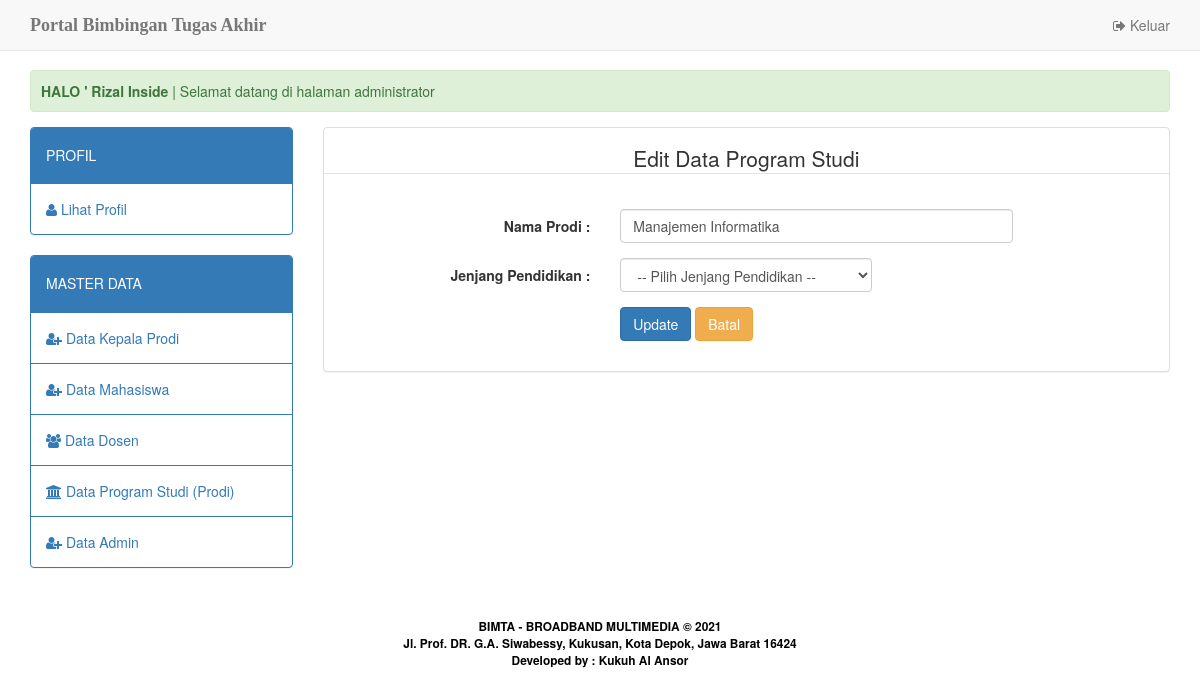
Page /home.php?apps=prodi&act=edit&id=1 (signed in) on the earlier database version.
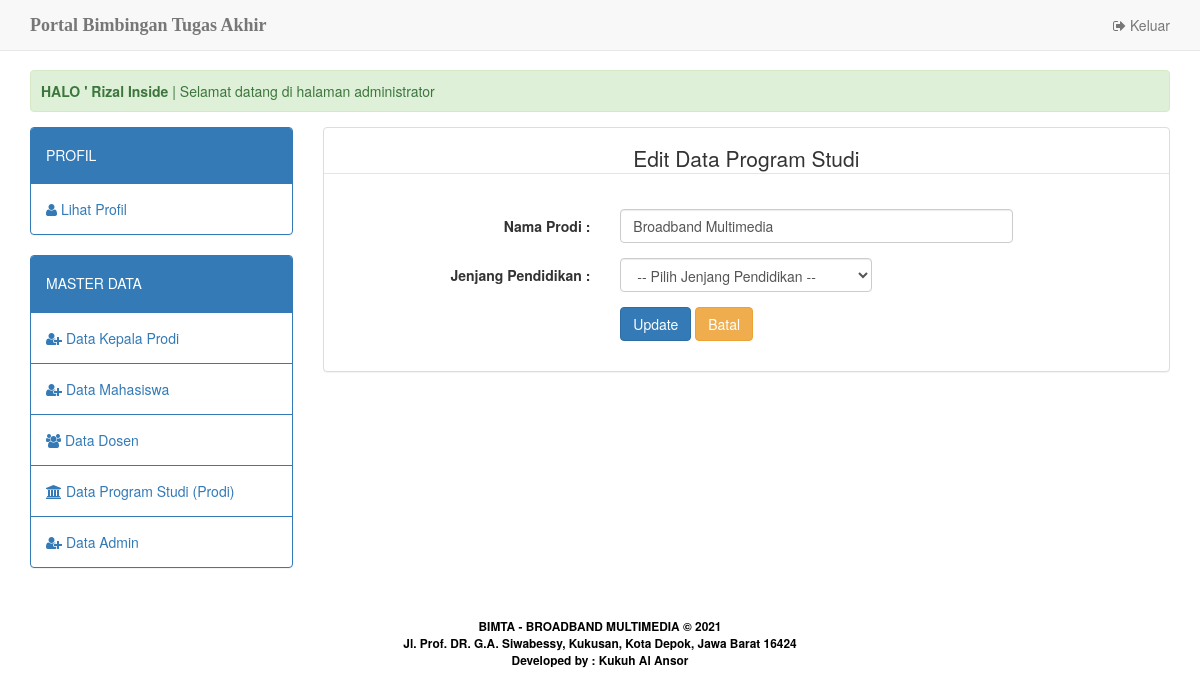
Same page on the later database version.
### tables this page shows
CREATE TABLE `prodi` (
  `id_prodi` int(2) NOT NULL,
  `nama_prodi` varchar(30) NOT NULL,
  `jenjang` varchar(5) NOT NULL
);

### home.php (the view, shortened to what this page needs)
<?php
	include_once 'dbconfig.php';
	$stmt = $db_con->prepare("SELECT * FROM dosen WHERE id_dosen=:uid");
	$stmt->execute(array(":uid"=>$_SESSION['user_session']));
	$row=$stmt->fetch(PDO::FETCH_ASSOC);
	$stmt2 = $db_con->prepare("SELECT * FROM mahasiswa WHERE nim=:uid");
	$stmt2->execute(array(":uid"=>$_SESSION['user_session']));
	$row2=$stmt2->fetch(PDO::FETCH_ASSOC);
	$stmt3 = $db_con->prepare("SELECT * FROM admin_prodi WHERE id_admin=:uid");
	$stmt3->execute(array(":uid"=>$_SESSION['user_session']));
	$row3=$stmt3->fetch(PDO::FETCH_ASSOC);
	$stmt4 = $db_con->prepare("SELECT * FROM kaprodi WHERE id_kaprodi=:uid");
	$stmt4->execute(array(":uid"=>$_SESSION['user_session']));
	$row4=$stmt4->fetch(PDO::FETCH_ASSOC);
?>
<!DOCTYPE html>
<html lang="en">
<head>
  <link href="assets/css/bootstrap.min.css" rel="stylesheet">
  <link href="assets/css/style.css" rel="stylesheet">
  <link href="assets/css/font-awesome.css" rel="stylesheet">
  <link href="assets/css/datatables.min.css" rel="stylesheet">
</head>
<body>
  <nav class="navbar navbar-default navbar-fixed-top">
    <div class="container">
      <div class="navbar-header">
        <a class="navbar-brand" href="./"><b>Portal Bimbingan Tugas Akhir</b><span class="style4"></span></a>
      </div>
      <div id="navbar" class="navbar-collapse collapse">
        <ul class="nav navbar-nav navbar-right">
          <li><a href="logout.php"><span class="fa fa-sign-out"></span> Keluar</a></li>
        </ul>
      </div>
    </div>
  </nav>
  <div class="body-container">
    <div class="container">
      <div class='alert alert-success'>
        <marquee>
          <strong>HALO ' <?php
					if ($_SESSION['user_level']=='dosen') {echo $row['nm_dosen'];}
					elseif ($_SESSION['user_level']=='mahasiswa') {echo $row2['nm_mhs'];}
					elseif ($_SESSION['user_level']=='admin') {echo $row3['nm_admin'];}
					elseif ($_SESSION['user_level']=='kaprodi') {echo $row4['nm_kaprodi'];}
				?></strong> | Selamat datang di halaman <?php
					if ($_SESSION['user_level']=='dosen') {echo "dosen pembimbing tugas akhir";}
					elseif ($_SESSION['user_level']=='mahasiswa') {echo "mahasiswa";}
					elseif ($_SESSION['user_level']=='admin') {echo "administrator";}
					elseif ($_SESSION['user_level']=='kaprodi') {echo "kepala prodi";}
				?>
        </marquee>
      </div>
      <div class="row">
        <div class="col-md-3">
          <?php include 'apps/menu.php'; ?>
        </div>
        <div class="col-md-9">
          <?php include 'apps/content.php'; ?>
        </div>
      </div>
    </div>
    <center>
      <p>&nbsp;</p>
      <p><small style="color: #fff"><span class="style3" style="font-weight: bold;">BIMTA - BROADBAND MULTIMEDIA &copy; <?php echo date('Y');?></span><br>
          <strong><span class="style3"><span class="style3">Jl. Prof. DR. G.A. Siwabessy, Kukusan, Kota Depok,
                Jawa Barat 16424<br>
                Developed by : Kukuh Al Ansor
              </span></strong></small> </p>
    </center>
  </div>
</body>
</html>

### apps/app_prodi/edit.php (shortened to what this page needs)
<?php
	$id = $_GET['id'];
	$edit = $db_con->query("SELECT * FROM prodi WHERE id_prodi='$id'");
	$row = $edit->fetch(PDO::FETCH_ASSOC);
?>
<div class="panel panel-default">
	<div class="panel-body">
		<form action="" method="POST" class="form-horizontal" role="form">
				<div class="form-group">
					<center>
					  <legend>Edit Data Program Studi  </legend>
					</center>
				</div>
				<div class="form-group">
					<label for="input" class="col-sm-4 control-label">Nama Prodi :</label>
					<div class="col-sm-6">
						<input type="text" name="nama_prodi" id="input" class="form-control" value="<?php echo $row['nama_prodi']; ?>" required="required">
					</div>
				</div>
				<div class="form-group">
					<label for="inputLevel" class="col-sm-4 control-label">Jenjang Pendidikan :</label>
					<div class="col-sm-4">
					<select name="jenjang" id="inputLevel" class="form-control" required="required">
					<option>-- Pilih Jenjang Pendidikan --</option>
					</select></div>
				</div>
				<div class="form-group">
					<div class="col-sm-6 col-sm-offset-4">
						<button name="edit_prodi" type="submit" class="btn btn-primary">Update</button>
						<a href="?apps=prodi" class="btn btn-warning">Batal</a>
					</div>
				</div>
		</form>
	</div>
</div>

Differences in the rows shown:
changed prodi: nama_prodi "Manajemen Informatika" → "Broadband Multimedia"
